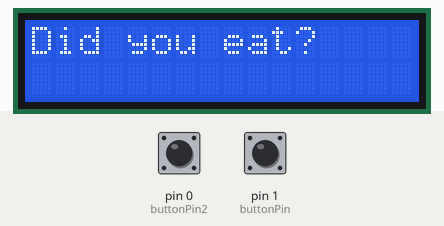
A sketch run on a simulated Arduino Uno, built with avr-gcc and run on an emulated ATmega328P. Parts: 16×2 character LCD. The test bench sets the inputs (shaded band); at power-on: pin 1 (buttonPin) LOW, pin 0 (buttonPin2) HIGH.

Above: at 3.1 s.
At 10.7 s:
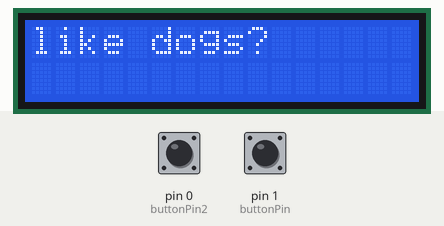
10.8 s: pin 1 (buttonPin) pulled HIGH for 3 s
At 14.4 s:
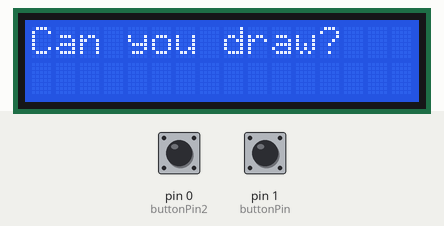
At 16.5 s:
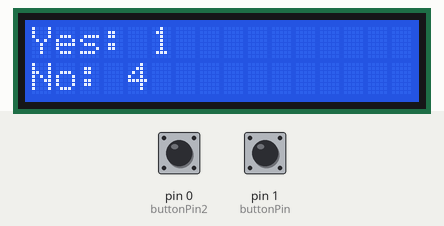
23.0 s: pin 0 (buttonPin2) pulled LOW for 3 s
Timing chart, 0 to 26.0 s (numbered marks = the images above; inputs shaded):
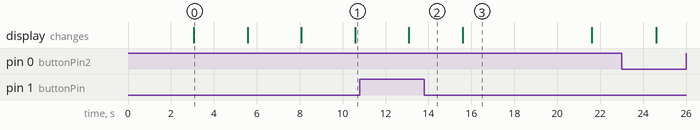

Measured:
- what the display in image 0 shows lasts 2.5 s, from 3.1 s to 5.6 s
- what the display in image 3 shows lasts 6.0 s, from 15.6 s to 21.6 s

The sketch:

Lab_8.ino
```cpp
/*
Miguel ANdrade
Nov 7th
Making an LCD screen display things and answering questions
*/


#include <LiquidCrystal.h>
//Initialise the Serial LCD.
LiquidCrystal lcd( 10,9,5,4,3,2); //These pin numbers are hard coded in on the serial backpack
int buttonPin= 1;
int buttonPin2= 0;
int counter=0;
int newTopic = 0;
int newItem1 = 0;
int newItem2 = 0;
int newItem3 = 0;
int i=0;
int numitems = 5;

int yesCount = 0;
 int noCount = 0;

String array1[] = {"Pen", "Pencil", "Marker", "Highlighter", "crayon"};
int numitems1 = 5;
String array2[]	= {"Dog", "Cat", "Bird", "Mouse", "Rabbit"};
int numitems2 = 5;
String array3[]	= {"Tree","Bush","Grass", "Flower", "Cacti"};
int numitems3 = 5;

String questions[]= {"Did you eat?","Do you like horror?",
                     "like video games?","like dogs?","Can you draw?"};

void setup()
{
lcd.begin (16,2); //Initialize the LCD.
pinMode(buttonPin, INPUT);//Setup button pin as an input pin.
pinMode(buttonPin2, INPUT);
}

void loop() {
 // level1();
//level2();
// level3();
  level4();
}

void level1(){
lcd.clear();
lcd.setCursor(0,0); //goto first column and first line (0,0)
lcd.print("321"); //Print at cursor Location
lcd.setCursor(0,1); //goto first column and second line
lcd.print("Maker"); //Print at cursor Location
delay(1000);
}

void level2() {
lcd.clear();
//move name at first line
for(int i = 0; i < 3;  i++)
{
lcd.setCursor(i,0); //goto first column and first line (0,0)
lcd.print("Miguel Andrade"); //Print at cursor Location
delay(500);
lcd.clear();
}
//move name at second line
for(int i = 2; i > -1; i--)
{
lcd.setCursor(i,1); //goto first column and first line (0,0)
lcd.print("Miguel Andrade"); //Print at cursor Location
delay(500);
lcd.clear();
	}
}

void level3() {
  // Display a welcome message if button hasn't been pressed yet
  if(counter == 0)
  {
    lcd.setCursor(0, 0);
    lcd.print("Welcome!");
    delay(200);
  }

  // If button is pressed, increment the buttonPress counter
  if(digitalRead(buttonPin) == HIGH)
  {
    counter++;
    delay(200);
  }

  // If button has been pressed once, display items from array1
  if(counter == 1)
  {
    for(i = 0; i < numitems1; i++)
    {
      lcd.clear();
      lcd.setCursor(0, 0);
      lcd.print(array1[i]);
      delay(1000);

      // If button is pressed, store the current item index and break the loop
      if(digitalRead(buttonPin) == HIGH)
      {
        newItem1 = i;
        break;
      }
    }
  }

  // If button has been pressed twice, display items from array2
  if(counter == 2)
  {
    for(i = 0; i < numitems2; i++)
    {
      lcd.clear();
      lcd.setCursor(0, 0);
      lcd.print(array2[i]);
      delay(1000);

      // If button is pressed, store the current item index and break the loop
      if(digitalRead(buttonPin) == HIGH)
      {
        newItem2 = i;
        break;
      }
    }
  }

  // If button has been pressed thrice, display items from array3
  if(counter == 3)
  {
    for (i = 0; i < numitems3; i++)
    {
      lcd.clear();
      lcd.setCursor(0, 0);
      lcd.print(array3[i]);
      delay(1000);

      // If button is pressed, store the current item index and break the loop
      if(digitalRead(buttonPin) == HIGH)
      {
        newItem3 = i;
        break;
      }
    }
  }

  // If button has been pressed four times, display the selected items
  if(counter == 4)
  {
    lcd.clear();
    lcd.setCursor(0, 0);
    lcd.print(array1[newItem1]);
    delay(500);
    lcd.setCursor(0, 8);
    lcd.print(array2[newItem2]);
    delay(500);
    lcd.clear();
    lcd.setCursor(4, 0);
    lcd.print(array3[newItem3]);
    delay(500);
  }

  // If button has been pressed five times, clear the LCD and reset the counter
  if(counter == 5)
  {
    lcd.clear();
    counter = 0;
    delay(200);
  }
}

void level4() {
  lcd.clear();
  lcd.setCursor(0, 0);
  lcd.print("Yes: Button A");
  lcd.setCursor(0, 1);
  lcd.print("No: Button B");

  delay(3000);

  // Ask all the questions
  for (int i = 0; i < numitems; i++)
  {
    askQuestion(i);
  }

  // Display the results
  displayResults();

  // Wait for a button press
  while (digitalRead(buttonPin) != HIGH && digitalRead(buttonPin2) != HIGH)
  {
    delay(10000);
  }

  // Reset the counts
  yesCount = 0;
  noCount = 0;
  delay(1000);
}

// Function to ask a question
void askQuestion(int questionIndex)
{
  bool answered = false;

  while (!answered)
  {
    lcd.clear();
    lcd.setCursor(0, 0);
    lcd.print(questions[questionIndex]);

    // If Button A is pressed, increment the yesCount and mark the question as answered
    if (digitalRead(buttonPin) == HIGH)
    {
      yesCount++;
      answered = true;
      delay(500);
    }
    // If Button B is pressed, increment the noCount and mark the question as answered
    else if (digitalRead(buttonPin2) == HIGH)
    {
      noCount++;
      answered = true;
      delay(500);
    }
    delay(2000);
  }
}

// Function to display the results
void displayResults()
{
  lcd.clear();
  lcd.setCursor(0, 0);
  lcd.print("Yes: " + String(yesCount));
  lcd.setCursor(0, 1);
  lcd.print("No: " + String(noCount));
  delay(5000);
}
```
